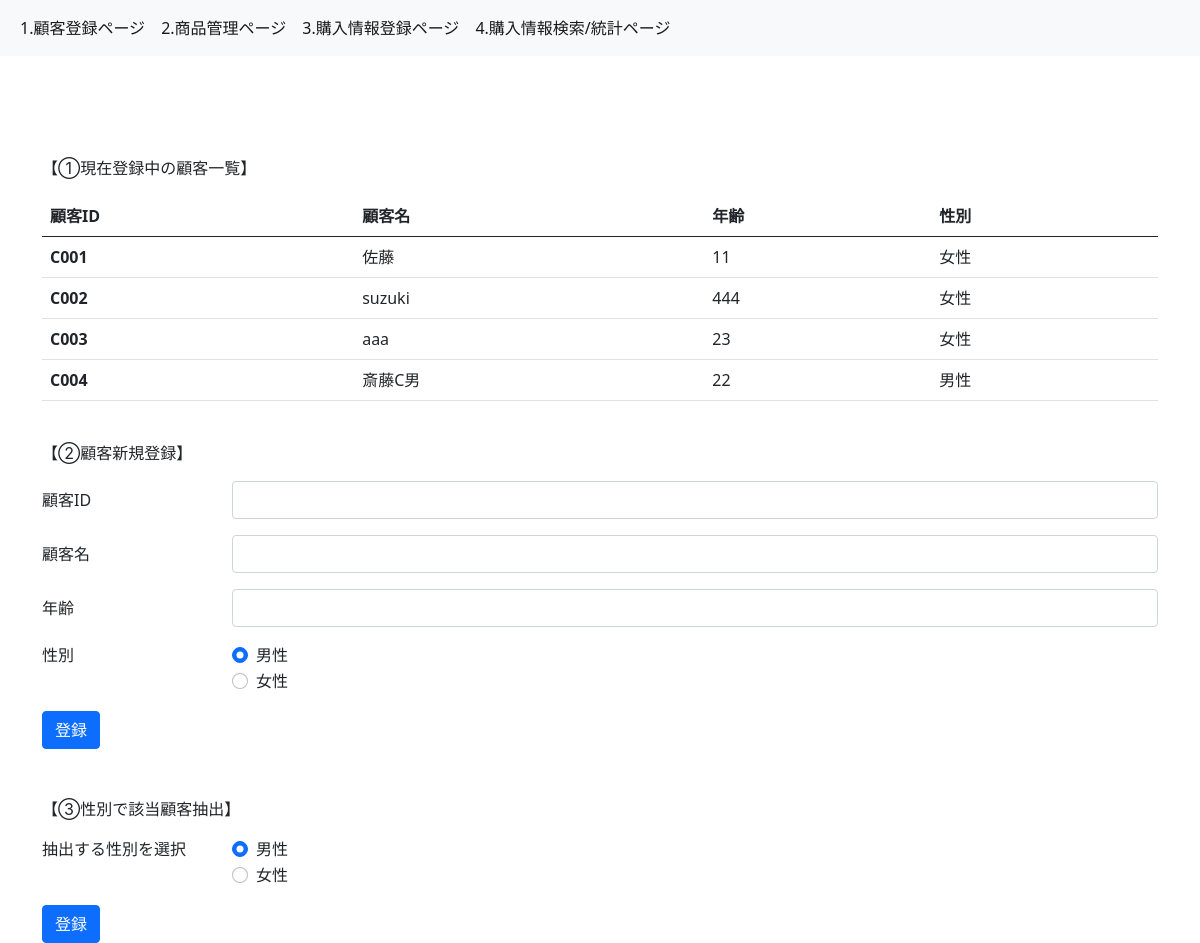
The page / on the database its author committed.
### models.py (models this page shows, shortened)
class Customer(db.Model):
    __tablename__="customers"
    customer_id = db.Column(db.String,primary_key=True)
    customer_name = db.Column(db.String,nullable=False)
    age = db.Column(db.Integer)
    gender = db.Column(db.String)
    purchases = db.relationship("Purchase",backref="customers",cascade="delete")

### app.py (the view)
@app.route("/")
def index():
    customers = Customer.query.all()
    return render_template("1_index.html",customers=customers)

### templates/1_index.html
{% extends "base.html" %} {% block content %}
<p>【①現在登録中の顧客一覧】</p>
<table class="table">
  <thead>
    <tr>
      <th scope="col">顧客ID</th>
      <th scope="col">顧客名</th>
      <th scope="col">年齢</th>
      <th scope="col">性別</th>
    </tr>
  </thead>
  <tbody>
    {% for customer in customers%}
    <tr>
      <th scope="row">{{customer.customer_id}}</th>
      <td>{{customer.customer_name}}</td>
      <td>{{customer.age}}</td>
      <td>{{customer.gender}}</td>
    </tr>
    {% endfor %}
  </tbody>
</table>
<br />
<p>【②顧客新規登録】</p>
<form action="/add_customer" method="post">
  <div class="row mb-3">
    <label for="input-customer-id" class="col-sm-2 col-form-label"
      >顧客ID</label
    >
    <div class="col-sm-10">
      <input
        type="text"
        class="form-control"
        id="input-customer-id"
        name="input-customer-id"
      />
    </div>
  </div>
  <div class="row mb-3">
    <label for="input-customer-name" class="col-sm-2 col-form-label"
      >顧客名</label
    >
    <div class="col-sm-10">
      <input
        type="text"
        class="form-control"
        id="input-customer-name"
        name="input-customer-name"
      />
    </div>
  </div>
  <div class="row mb-3">
    <label for="input-age" class="col-sm-2 col-form-label">年齢</label>
    <div class="col-sm-10">
      <input
        type="number"
        class="form-control"
        id="input-age"
        name="input-age"
      />
    </div>
  </div>
  <fieldset class="row mb-3">
    <legend class="col-form-label col-sm-2 pt-0">性別</legend>
    <div class="col-sm-10">
      <div class="form-check">
        <input
          class="form-check-input"
          type="radio"
          name="input-gender"
          id="gender-male"
          value="男性"
          checked
        />
        <label class="form-check-label" for="gender-male"> 男性 </label>
      </div>
      <div class="form-check">
        <input
          class="form-check-input"
          type="radio"
          name="input-gender"
          id="gender-female"
          value="女性"
        />
        <label class="form-check-label" for="gender-female"> 女性 </label>
      </div>
    </div>
  </fieldset>
  <button type="submit" class="btn btn-primary">登録</button>
</form>
<br />
<br />
<p>【③性別で該当顧客抽出】</p>
<form action="/select_gender" method="post">
  <fieldset class="row mb-3">
    <legend class="col-form-label col-sm-2 pt-0">抽出する性別を選択</legend>
    <div class="col-sm-10">
      <div class="form-check">
        <input
          class="form-check-input"
          type="radio"
          name="input-gender2"
          id="gender-male2"
          value="男性"
          checked
        />
        <label class="form-check-label" for="gender-male2"> 男性 </label>
      </div>
      <div class="form-check">
        <input
          class="form-check-input"
          type="radio"
          name="input-gender2"
          id="gender-female2"
          value="女性"
        />
        <label class="form-check-label" for="gender-female2"> 女性 </label>
      </div>
    </div>
  </fieldset>
  <button type="submit" class="btn btn-primary">登録</button>
</form>
{% endblock %}

### rows shown on the page
Customer: customer_id "C001", customer_name "佐藤", age "11", gender "女性"
Customer: customer_id "C002", customer_name "suzuki", age "444", gender "女性"
Customer: customer_id "C003", customer_name "aaa", age "23", gender "女性"
Customer: customer_id "C004", customer_name "斎藤C男", age "22", gender "男性"
